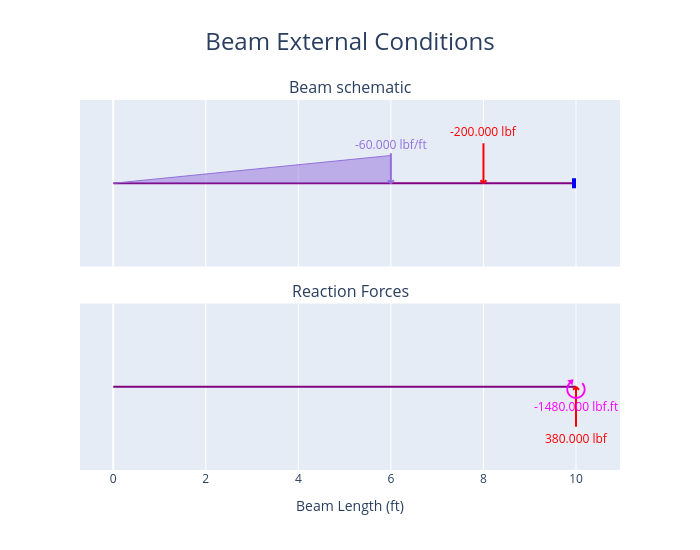

The cell this chart's notebook holds for it:
### Code cell
fig = beam.plot_beam_external()
fig.show()

### Figure 1 — Plotly figure (JSON) as saved in the notebook; plotly's stock layout.template omitted (floating-point values rounded to 4 significant figures)
{"data": [{"hoverinfo": "skip", "hovertemplate": "%{x} %{meta[0]}", "line": {"color": "purple", "width": 2}, "meta": ["ft"], "mode": "lines", "name": "Beam_", "type": "scatter", "x": [0, 10], "xaxis": "x", "y": [0, 0], "yaxis": "y"}, {"hoverinfo": "skip", "hovertemplate": "x: %{x:.3f} %{meta[1]}<br>Fixed: %{meta[0]}", "marker": {"color": "blue", "size": 10, "symbol": "triangle-up"}, "meta": ["[1, 1, 1]", "m"], "mode": "markers", "name": "Support", "opacity": 0, "showlegend": false, "type": "scatter", "x": [10], "xaxis": "x", "y": [0], "yaxis": "y"}, {"fill": "tozeroy", "hoverinfo": "skip", "hovertemplate": "", "line": {"color": "mediumpurple", "width": 1}, "mode": "lines", "name": "Trapezoidal<br>Load", "type": "scatter", "x": [0, 6], "xaxis": "x", "y": [0, 1], "yaxis": "y"}, {"hoverinfo": "skip", "hovertemplate": "x: %{meta[0]:.3f} %{meta[3]}<br>Force: %{meta[1]:.3f} %{meta[4]}        <br>Angle: %{meta[2]:.3f} deg", "marker": {"color": "mediumpurple", "size": 10, "symbol": "triangle-up"}, "meta": [0, 0, 90, "ft", "lbf/ft"], "mode": "markers", "name": "Distributed<br>Load", "opacity": 0, "showlegend": false, "type": "scatter", "x": [0], "xaxis": "x", "y": [0], "yaxis": "y"}, {"hoverinfo": "skip", "hovertemplate": "x: %{meta[0]:.3f} %{meta[3]}<br>Force: %{meta[1]:.3f} %{meta[4]}        <br>Angle: %{meta[2]:.3f} deg", "marker": {"color": "mediumpurple", "size": 10, "symbol": "triangle-up"}, "meta": [6, -60, 90, "ft", "lbf/ft"], "mode": "markers", "name": "Distributed<br>Load", "opacity": 0, "showlegend": false, "type": "scatter", "x": [6], "xaxis": "x", "y": [0], "yaxis": "y"}, {"hoverinfo": "skip", "hovertemplate": "x: %{meta[1]:.3f} %{meta[2]}<br>Force: %{meta[0]:.3f} %{meta[3]}            <br>Angle: %{meta[5]:.3f} deg", "marker": {"color": "red", "size": 10, "symbol": "triangle-up"}, "meta": [-200, 8, "ft", "lbf", "lbf.ft", 90], "mode": "markers", "name": "Point<br>Load", "opacity": 0, "showlegend": false, "type": "scatter", "x": [8], "xaxis": "x", "y": [0], "yaxis": "y"}, {"hoverinfo": "skip", "hovertemplate": "%{x}", "line": {"color": "purple", "width": 2}, "mode": "lines", "name": "Beam", "type": "scatter", "x": [0, 10], "xaxis": "x2", "y": [0, 0], "yaxis": "y2"}, {"hoverinfo": "skip", "hovertemplate": "Reactions<br>x coord: %{x:.3f} %{meta[3]}<br>y: %{meta[1]:.3f} %{meta[4]}<br>m: %{meta[2]:.3f} %{meta[5]}", "marker": {"color": "red", "size": 10, "symbol": "triangle-up"}, "meta": [0, 380, -1480, "ft", "lbf", "lbf.ft"], "mode": "markers", "name": "Reaction", "opacity": 0, "showlegend": false, "type": "scatter", "x": [10], "xaxis": "x2", "y": [0], "yaxis": "y2"}], "layout": {"annotations": [{"font": {"size": 16}, "showarrow": false, "text": "Beam schematic", "x": 0.5, "xanchor": "center", "xref": "paper", "y": 1, "yanchor": "bottom", "yref": "paper"}, {"font": {"size": 16}, "showarrow": false, "text": "Reaction Forces", "x": 0.5, "xanchor": "center", "xref": "paper", "y": 0.45, "yanchor": "bottom", "yref": "paper"}, {"font": {"color": "mediumpurple"}, "showarrow": false, "text": "-60.000 lbf/ft", "x": 6, "xref": "x", "xshift": 0, "y": 0, "yref": "y", "yshift": 39}, {"font": {"color": "red"}, "showarrow": false, "text": "-200.000 lbf", "x": 8, "xref": "x", "xshift": 0, "y": 0, "yref": "y", "yshift": 52}, {"font": {"color": "red"}, "showarrow": false, "text": "380.000 lbf", "x": 10, "xref": "x2", "xshift": 0, "y": 0, "yref": "y2", "yshift": -52}, {"font": {"color": "magenta", "size": 26}, "showarrow": false, "text": "⭮", "x": 10, "xref": "x2", "y": 0, "yref": "y2", "yshift": 0}, {"font": {"color": "magenta"}, "showarrow": false, "text": "-1480.000 lbf.ft", "x": 10, "xref": "x2", "y": 0, "yref": "y2", "yshift": -20}], "height": 550, "hovermode": "x", "shapes": [{"fillcolor": "blue", "line": {"color": "blue", "width": 4}, "type": "rect", "x0": -2, "x1": -2, "xanchor": 10, "xref": "x", "xsizemode": "pixel", "y0": -5, "y1": 5, "yanchor": 0, "yref": "y", "ysizemode": "pixel"}, {"line": {"color": "mediumpurple", "width": 2}, "type": "line", "x0": 0, "x1": -3, "xanchor": 6, "xref": "x", "xsizemode": "pixel", "y0": 0, "y1": 3, "yanchor": 0, "yref": "y", "ysizemode": "pixel"}, {"line": {"color": "mediumpurple", "width": 2}, "type": "line", "x0": 0, "x1": 3, "xanchor": 6, "xref": "x", "xsizemode": "pixel", "y0": 0, "y1": 3, "yanchor": 0, "yref": "y", "ysizemode": "pixel"}, {"line": {"color": "mediumpurple", "width": 2}, "type": "line", "x0": 0, "x1": 0, "xanchor": 6, "xref": "x", "xsizemode": "pixel", "y0": 0, "y1": 30, "yanchor": 0, "yref": "y", "ysizemode": "pixel"}, {"line": {"color": "red", "width": 2}, "type": "line", "x0": 0, "x1": -3, "xanchor": 8, "xref": "x", "xsizemode": "pixel", "y0": 0, "y1": 3, "yanchor": 0, "yref": "y", "ysizemode": "pixel"}, {"line": {"color": "red", "width": 2}, "type": "line", "x0": 0, "x1": 3, "xanchor": 8, "xref": "x", "xsizemode": "pixel", "y0": 0, "y1": 3, "yanchor": 0, "yref": "y", "ysizemode": "pixel"}, {"line": {"color": "red", "width": 2}, "type": "line", "x0": 0, "x1": 0, "xanchor": 8, "xref": "x", "xsizemode": "pixel", "y0": 0, "y1": 40, "yanchor": 0, "yref": "y", "ysizemode": "pixel"}, {"line": {"color": "red", "width": 2}, "type": "line", "x0": 0, "x1": 3, "xanchor": 10, "xref": "x2", "xsizemode": "pixel", "y0": 0, "y1": -3, "yanchor": 0, "yref": "y2", "ysizemode": "pixel"}, {"line": {"color": "red", "width": 2}, "type": "line", "x0": 0, "x1": -3, "xanchor": 10, "xref": "x2", "xsizemode": "pixel", "y0": 0, "y1": -3, "yanchor": 0, "yref": "y2", "ysizemode": "pixel"}, {"line": {"color": "red", "width": 2}, "type": "line", "x0": 0, "x1": 0, "xanchor": 10, "xref": "x2", "xsizemode": "pixel", "y0": 0, "y1": -40, "yanchor": 0, "yref": "y2", "ysizemode": "pixel"}], "showlegend": false, "title": {"font": {"size": 24}, "text": "Beam External Conditions", "x": 0.5}, "width": 700, "xaxis": {"anchor": "y", "domain": [0, 1], "matches": "x2", "showticklabels": false}, "xaxis2": {"anchor": "y2", "domain": [0, 1], "title": {"text": "Beam Length (ft)"}}, "yaxis": {"anchor": "x", "domain": [0.55, 1], "fixedrange": true, "range": [-3, 3], "visible": false}, "yaxis2": {"anchor": "x2", "domain": [0, 0.45], "fixedrange": true, "range": [-3, 3], "visible": false}}}
